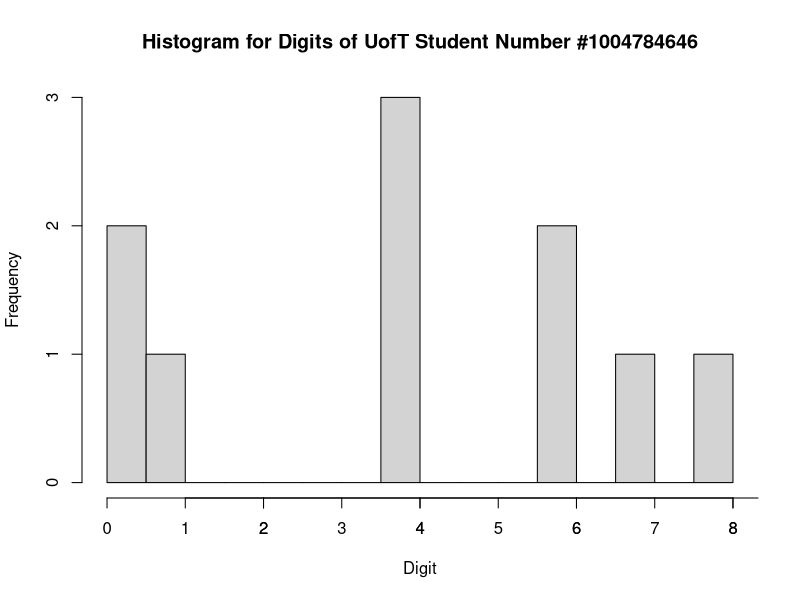
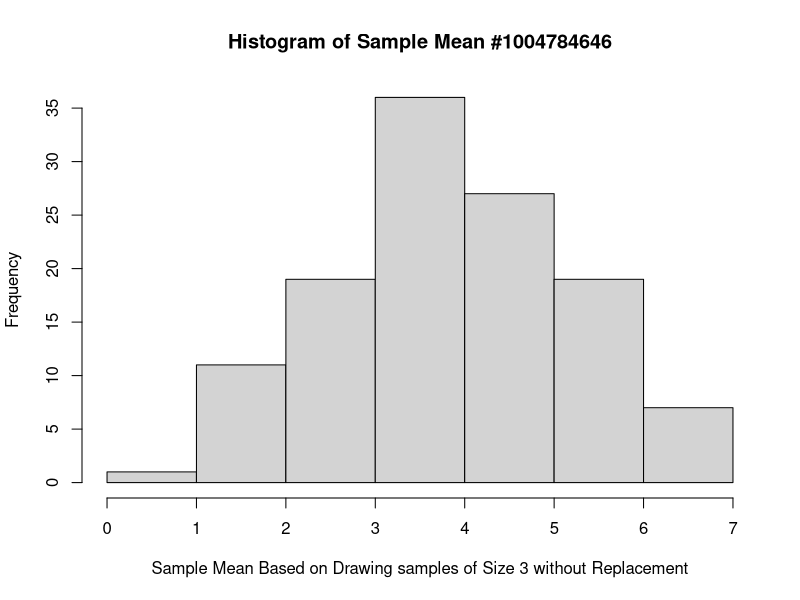
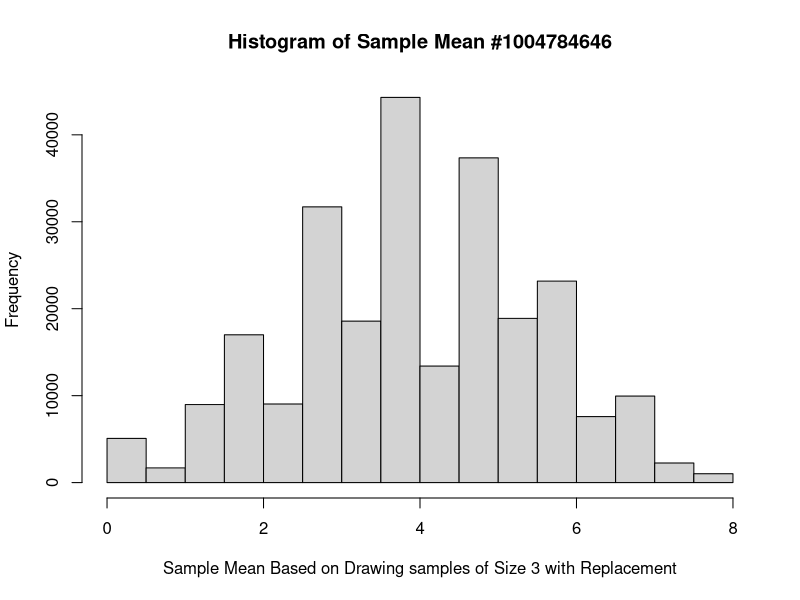

The R script that drew these images, in order:
## ---- chunk 1
knitr::opts_chunk$set(echo = TRUE)
library(tidyverse)
## ---- chunk 2
student_number <- (c(1,0,0,4,7,8,4,6,4,6))
tibble(
'Mean' = mean(student_number),
'Median' = median(student_number),
'Variance' = var(student_number)*9/10,
'Sum' = sum(student_number),
'Proportion' = sum(student_number == student_number[1])/length(student_number))
## ---- chunk 3
hist(student_number, xlab = 'Digit',  main='Histogram for Digits of UofT Student Number #1004784646', breaks = 12)
axis(1, at=1:9)
## ---- chunk 4
hist(combn(student_number, 3, mean), xlab = 'Sample Mean Based on Drawing samples of Size 3 without Replacement',main = 'Histogram of Sample Mean #1004784646')
## ---- chunk 5
N = choose(10, 3)
tibble(
'Mean' = mean(combn(student_number, 3, mean)),
'Variance' = round(((var(combn(student_number, 3, mean)) * (N-1))/N), digits = 2))
## ---- chunk 6
set.seed(1004784646)
hbar = rep(0,250000)
for(i in 1:250000){hbar[i]=mean(sample(student_number, 3, replace = TRUE))}
hist(hbar, xlab = 'Sample Mean Based on Drawing samples of Size 3 with Replacement', main = 'Histogram of Sample Mean #1004784646')
## ---- chunk 7
tibble(
'Mean' = round(mean(hbar), digits = 3), 
'Variance' = round(var(hbar), digits = 3))
'abc'
